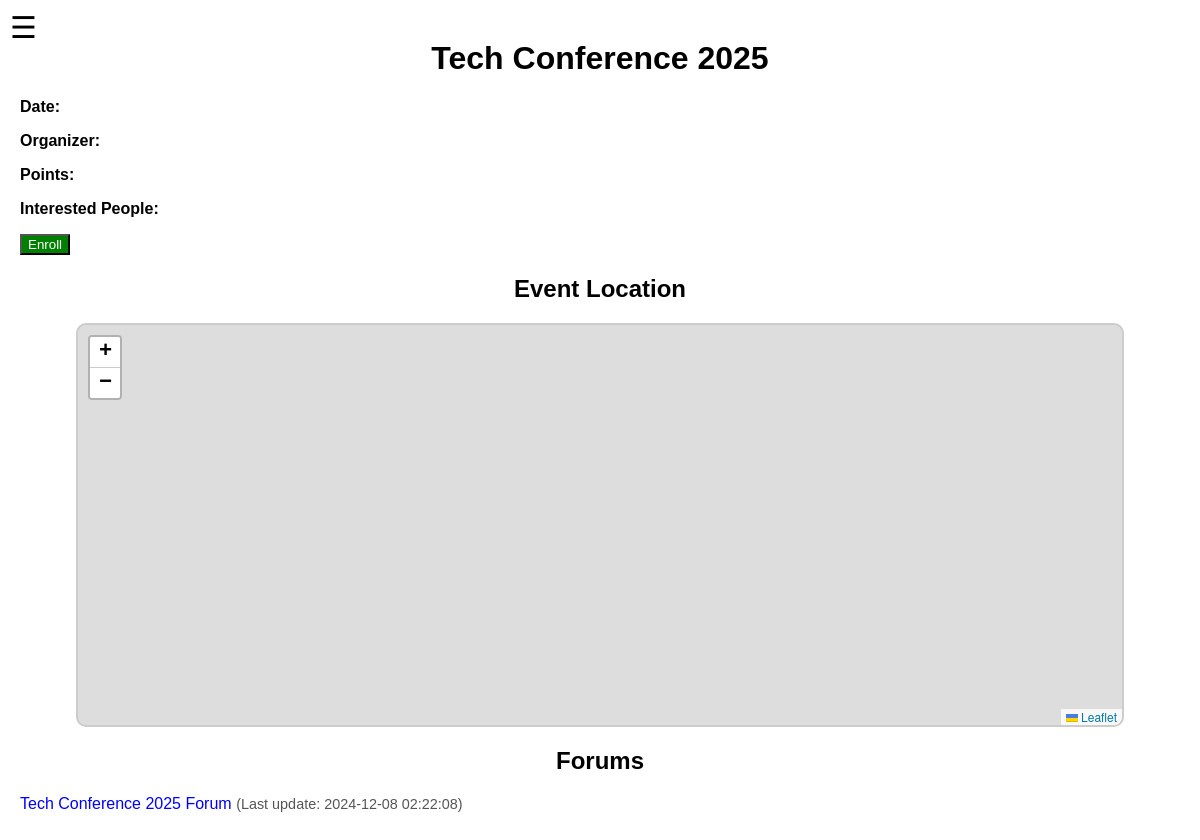
The app's page /home/event/1 (signed in) with its own data.
### tables this page shows
CREATE TABLE Event (
    id_event INTEGER PRIMARY KEY,
    name TEXT NOT NULL CHECK(length(name) > 0),
    description TEXT,
    event_date TEXT, -- 'YYYY-MM-DD'
    location TEXT NOT NULL UNIQUE, -- "latitude, longitude"
    hours_of_work INTEGER DEFAULT 0 CHECK(hours_of_work >= 0),
    status TEXT CHECK(status IN ('active','inactive')),
    openslots INTEGER DEFAULT 0 CHECK(openslots >= 0),
    organizer TEXT,
    points_to_earn INTEGER DEFAULT 0 CHECK(points_to_earn >= 0)
);

CREATE TABLE Forum (
    id_forum INTEGER PRIMARY KEY,
    id_event INTEGER NOT NULL,
    name TEXT NOT NULL CHECK(length(name) > 0),
    FOREIGN KEY (id_event) REFERENCES Event(id_event) ON DELETE CASCADE
);

### routes/home.py (the view)
@home_bp.route('/event/<int:event_id>')
def event_page(event_id):
    user_id = session.get('user_id')
    if not user_id:
        flash('Please log in to view events.', 'error')
        return redirect(url_for('login.login'))
    event = get_event_details(event_id)
    if not event:
        flash('Event not found.', 'error')
        return redirect(url_for('home.home'))
    forums = get_forums_by_event(event_id)
    print("Forums Data:", forums)
    return render_template(
        'event.html',
        event=event,
        forums=forums
    )

### models.py (called while the page is built)
def get_forums_by_event(event_id):
    with sqlite3.connect(DB_NAME, timeout=30) as conn:
        cursor = conn.cursor()
        query = """
            SELECT f.id_forum, f.name, MAX(p.date_of_post) AS last_update
            FROM Forum f
            LEFT JOIN Post p ON f.id_forum = p.id_forum
            WHERE f.id_event = ?
            GROUP BY f.id_forum, f.name
            ORDER BY last_update DESC
        """
        cursor.execute(query, (event_id,))
        forums = cursor.fetchall()
    return [
        {
            'id_forum': row[0],
            'name': row[1],
            'last_update': row[2] if row[2] else 'No posts yet'
        }
        for row in forums
    ]

def get_event_details(event_id):
    with sqlite3.connect(DB_NAME, timeout=30) as conn:
        cursor = conn.cursor()
        query = """
            SELECT id_event, name
            FROM Event
            WHERE id_event = ?
        """
        cursor.execute(query, (event_id,))
        row = cursor.fetchone()
    if not row:
        return None
    return {
        'id_event': row[0],
        'name': row[1]
    }

### templates/event.html (shortened to what this page needs)
<!DOCTYPE html>
<html lang="en">
<head>
    <link rel="stylesheet" href="https://unpkg.com/leaflet@1.9.3/dist/leaflet.css" />
    <link rel="stylesheet" href="{{ url_for('static', filename='styles.css') }}">
</head>
<body>
    <div class="hamburger-menu">
        <label for="menu-toggle" class="menu-icon">&#9776;</label>
    </div>
    <h1>{{ event.name }}</h1>
    <p><strong>Date:</strong> {{ event.date }}</p>
    <p><strong>Organizer:</strong> {{ event.organizer }}</p>
    <p><strong>Points:</strong> {{ event.points }}</p>
    <p><strong>Interested People:</strong> {{ event.interested }}</p>
    <form method="POST">
        {% if enrolled %}
        <button type="submit" name="action" value="leave" style="background-color: red; color: white;">Leave</button>
        {% else %}
        <button type="submit" name="action" value="enroll" style="background-color: green; color: white;">Enroll</button>
        {% endif %}
    </form>
    <h2>Event Location</h2>
    <div id="map" style="height: 400px; width: 100%;"></div>
    <h2>Forums</h2>
    {% if forums %}
        <ul>
            {% for forum in forums %}
                <li>
                    <a href="{{ url_for('forum.forum_page', forum_id=forum.id_forum) }}">
                        {{ forum.name }}
                    </a>
                    <span style="font-size: 0.9em; color: #555;">(Last update: {{ forum.last_update }})</span>
                </li>
            {% endfor %}
        </ul>
    {% else %}
        <p>No forums available for this event.</p>
    {% endif %}
</body>
</html>

### static/styles.css (style rules this page uses)
body { font-family: Arial, sans-serif; margin: 0; padding: 20px; }
h1, h2 { text-align: center; margin-top: 20px; }
#map { margin: 20px auto; max-width: 90%; border: 2px solid #ccc; border-radius: 10px; }
ul { list-style-type: none; padding: 0; }
ul li a { text-decoration: none; color: blue; }
.hamburger-menu { position: fixed; top: 10px; left: 10px; z-index: 1000; }
.menu-icon { font-size: 30px; cursor: pointer; user-select: none; }

### records on screen
Event: name "Tech Conference 2025"
Forum: name "Tech Conference 2025 Forum", last_update "2024-12-08 02:22:08"
